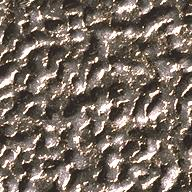
#> input picture gallery/input0_192x192.png, 192 x 192 px, found by its file name
$ python image_resize_helper.py
#> lines starting #> are read from the running program, lines starting #| are printed output that depends on the picture
from math import *
from PIL import Image


def resize_image(input_image_path, output_image_path, new_width, new_height):
    # Open the image file
#> called with input_image_path = 'input0_192x192.png', output_image_path = 'input0_32.png', new_width = 32, new_height = 32
    with Image.open(input_image_path) as image:
        # Resize the image
#> image is the input picture: PIL image 192x192 RGBA; mean R, G, B, A 116.9, 104.9, 94.7, 255
        resized_image = image.resize((new_width, new_height))
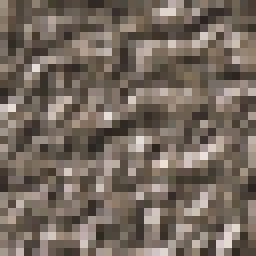
#> resized_image: PIL image 32x32 RGBA (shown 8 times larger); mean R, G, B, A 116.9, 104.8, 94.6, 255
        # Save the resized image
        resized_image.save(output_image_path)


for i in range(10, 23):
    width = floor(sqrt(2**i))
    filename = "input0_" + str(width) + ".png"
    resize_image("input0_192x192.png", filename, width, width)
